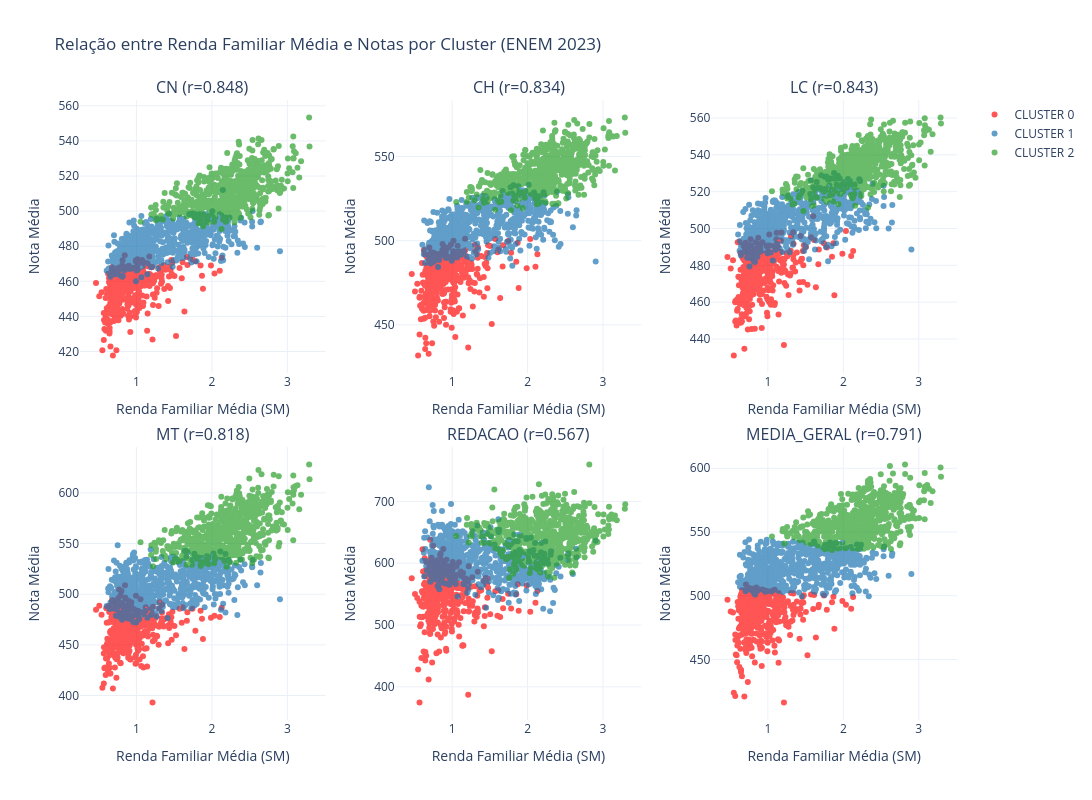

The code cell stored with this chart in its notebook:
### Code cell
renda_col = "RENDA_FAMILIAR_SM_MEDIA"

titulos = []
for c in colunas_notas:
    base = c.replace("NOTA_", "").replace("_MEDIA", "")
    d = df_municipio[[renda_col, c]].dropna()
    corr = d[renda_col].corr(d[c])
    titulos.append(f"{base} (r={corr:.3f})")

fig = make_subplots(
    rows=2,
    cols=3,
    subplot_titles=titulos,
    horizontal_spacing=0.08,
    vertical_spacing=0.12
)

for i, coluna in enumerate(colunas_notas):
    row = i // 3 + 1
    col = i % 3 + 1

    for cluster in sorted(df_municipio["CLUSTER"].unique()):
        dados = df_municipio[df_municipio["CLUSTER"] == cluster]
        dados_validos = dados[[renda_col, coluna, "MUNICIPIO", "UF", "QTD_PARTICIPANTES"]].dropna()

        fig.add_trace(
            go.Scatter(
                x=dados_validos[renda_col],
                y=dados_validos[coluna],
                mode="markers",
                marker=dict(size=6, color=cores_cluster.get(cluster)),
                opacity=0.7,
                name=f"CLUSTER {cluster}",
                showlegend=(i == 0),
                customdata=dados_validos[["MUNICIPIO", "UF", "QTD_PARTICIPANTES"]],
                hovertemplate=(
                    "Município: %{customdata[0]} (%{customdata[1]})<br>"
                    "Renda: %{x:.2f}<br>"
                    "Nota: %{y:.2f}<br>"
                    "Participantes: %{customdata[2]}<br>"
                    f"Cluster: {cluster}"
                    "<extra></extra>"
                )
            ),
            row=row,
            col=col
        )

    fig.update_xaxes(title_text="Renda Familiar Média (SM)", row=row, col=col)
    fig.update_yaxes(title_text="Nota Média", row=row, col=col)

fig.update_layout(
    title=f"Relação entre Renda Familiar Média e Notas por Cluster (ENEM {ano})",
    height=800,
    width=1200,
    template="plotly_white"
)

"""
caminho = OUTDIR_IMG / f"{ano}_RELACAO_ENTRE_RENDA_FAMILIAR_MEDIA_E_NOTAS_POR_CLUSTER.png"
fig.write_image(str(caminho), scale=2)
print(f"Imagem salva em: {caminho}")
"""
fig.show()

### Figure 1 — Plotly figure (JSON) as saved in the notebook; plotly's stock layout.template omitted (floating-point values rounded to 4 significant figures; data arrays with more than 128 entries replaced by an {"elided": "..."} marker saying what was removed)
{"data": [{"customdata": {"elided": "452x3 mixed values"}, "hovertemplate": "Município: %{customdata[0]} (%{customdata[1]})<br>Renda: %{x:.2f}<br>Nota: %{y:.2f}<br>Participantes: %{customdata[2]}<br>Cluster: 0<extra></extra>", "marker": {"color": "#ff0e0e", "size": 6}, "mode": "markers", "name": "CLUSTER 0", "opacity": 0.7, "showlegend": true, "type": "scatter", "x": {"elided": "452 float values"}, "xaxis": "x", "y": {"elided": "452 float values"}, "yaxis": "y"}, {"customdata": {"elided": "669x3 mixed values"}, "hovertemplate": "Município: %{customdata[0]} (%{customdata[1]})<br>Renda: %{x:.2f}<br>Nota: %{y:.2f}<br>Participantes: %{customdata[2]}<br>Cluster: 1<extra></extra>", "marker": {"color": "#1f77b4", "size": 6}, "mode": "markers", "name": "CLUSTER 1", "opacity": 0.7, "showlegend": true, "type": "scatter", "x": {"elided": "669 float values"}, "xaxis": "x", "y": {"elided": "669 float values"}, "yaxis": "y"}, {"customdata": {"elided": "594x3 mixed values"}, "hovertemplate": "Município: %{customdata[0]} (%{customdata[1]})<br>Renda: %{x:.2f}<br>Nota: %{y:.2f}<br>Participantes: %{customdata[2]}<br>Cluster: 2<extra></extra>", "marker": {"color": "#2ca02c", "size": 6}, "mode": "markers", "name": "CLUSTER 2", "opacity": 0.7, "showlegend": true, "type": "scatter", "x": {"elided": "594 float values"}, "xaxis": "x", "y": {"elided": "594 float values"}, "yaxis": "y"}, {"customdata": {"elided": "452x3 mixed values"}, "hovertemplate": "Município: %{customdata[0]} (%{customdata[1]})<br>Renda: %{x:.2f}<br>Nota: %{y:.2f}<br>Participantes: %{customdata[2]}<br>Cluster: 0<extra></extra>", "marker": {"color": "#ff0e0e", "size": 6}, "mode": "markers", "name": "CLUSTER 0", "opacity": 0.7, "showlegend": false, "type": "scatter", "x": {"elided": "452 float values"}, "xaxis": "x2", "y": {"elided": "452 float values"}, "yaxis": "y2"}, {"customdata": {"elided": "669x3 mixed values"}, "hovertemplate": "Município: %{customdata[0]} (%{customdata[1]})<br>Renda: %{x:.2f}<br>Nota: %{y:.2f}<br>Participantes: %{customdata[2]}<br>Cluster: 1<extra></extra>", "marker": {"color": "#1f77b4", "size": 6}, "mode": "markers", "name": "CLUSTER 1", "opacity": 0.7, "showlegend": false, "type": "scatter", "x": {"elided": "669 float values"}, "xaxis": "x2", "y": {"elided": "669 float values"}, "yaxis": "y2"}, {"customdata": {"elided": "594x3 mixed values"}, "hovertemplate": "Município: %{customdata[0]} (%{customdata[1]})<br>Renda: %{x:.2f}<br>Nota: %{y:.2f}<br>Participantes: %{customdata[2]}<br>Cluster: 2<extra></extra>", "marker": {"color": "#2ca02c", "size": 6}, "mode": "markers", "name": "CLUSTER 2", "opacity": 0.7, "showlegend": false, "type": "scatter", "x": {"elided": "594 float values"}, "xaxis": "x2", "y": {"elided": "594 float values"}, "yaxis": "y2"}, {"customdata": {"elided": "452x3 mixed values"}, "hovertemplate": "Município: %{customdata[0]} (%{customdata[1]})<br>Renda: %{x:.2f}<br>Nota: %{y:.2f}<br>Participantes: %{customdata[2]}<br>Cluster: 0<extra></extra>", "marker": {"color": "#ff0e0e", "size": 6}, "mode": "markers", "name": "CLUSTER 0", "opacity": 0.7, "showlegend": false, "type": "scatter", "x": {"elided": "452 float values"}, "xaxis": "x3", "y": {"elided": "452 float values"}, "yaxis": "y3"}, {"customdata": {"elided": "669x3 mixed values"}, "hovertemplate": "Município: %{customdata[0]} (%{customdata[1]})<br>Renda: %{x:.2f}<br>Nota: %{y:.2f}<br>Participantes: %{customdata[2]}<br>Cluster: 1<extra></extra>", "marker": {"color": "#1f77b4", "size": 6}, "mode": "markers", "name": "CLUSTER 1", "opacity": 0.7, "showlegend": false, "type": "scatter", "x": {"elided": "669 float values"}, "xaxis": "x3", "y": {"elided": "669 float values"}, "yaxis": "y3"}, {"customdata": {"elided": "594x3 mixed values"}, "hovertemplate": "Município: %{customdata[0]} (%{customdata[1]})<br>Renda: %{x:.2f}<br>Nota: %{y:.2f}<br>Participantes: %{customdata[2]}<br>Cluster: 2<extra></extra>", "marker": {"color": "#2ca02c", "size": 6}, "mode": "markers", "name": "CLUSTER 2", "opacity": 0.7, "showlegend": false, "type": "scatter", "x": {"elided": "594 float values"}, "xaxis": "x3", "y": {"elided": "594 float values"}, "yaxis": "y3"}, {"customdata": {"elided": "452x3 mixed values"}, "hovertemplate": "Município: %{customdata[0]} (%{customdata[1]})<br>Renda: %{x:.2f}<br>Nota: %{y:.2f}<br>Participantes: %{customdata[2]}<br>Cluster: 0<extra></extra>", "marker": {"color": "#ff0e0e", "size": 6}, "mode": "markers", "name": "CLUSTER 0", "opacity": 0.7, "showlegend": false, "type": "scatter", "x": {"elided": "452 float values"}, "xaxis": "x4", "y": {"elided": "452 float values"}, "yaxis": "y4"}, {"customdata": {"elided": "669x3 mixed values"}, "hovertemplate": "Município: %{customdata[0]} (%{customdata[1]})<br>Renda: %{x:.2f}<br>Nota: %{y:.2f}<br>Participantes: %{customdata[2]}<br>Cluster: 1<extra></extra>", "marker": {"color": "#1f77b4", "size": 6}, "mode": "markers", "name": "CLUSTER 1", "opacity": 0.7, "showlegend": false, "type": "scatter", "x": {"elided": "669 float values"}, "xaxis": "x4", "y": {"elided": "669 float values"}, "yaxis": "y4"}, {"customdata": {"elided": "594x3 mixed values"}, "hovertemplate": "Município: %{customdata[0]} (%{customdata[1]})<br>Renda: %{x:.2f}<br>Nota: %{y:.2f}<br>Participantes: %{customdata[2]}<br>Cluster: 2<extra></extra>", "marker": {"color": "#2ca02c", "size": 6}, "mode": "markers", "name": "CLUSTER 2", "opacity": 0.7, "showlegend": false, "type": "scatter", "x": {"elided": "594 float values"}, "xaxis": "x4", "y": {"elided": "594 float values"}, "yaxis": "y4"}, {"customdata": {"elided": "452x3 mixed values"}, "hovertemplate": "Município: %{customdata[0]} (%{customdata[1]})<br>Renda: %{x:.2f}<br>Nota: %{y:.2f}<br>Participantes: %{customdata[2]}<br>Cluster: 0<extra></extra>", "marker": {"color": "#ff0e0e", "size": 6}, "mode": "markers", "name": "CLUSTER 0", "opacity": 0.7, "showlegend": false, "type": "scatter", "x": {"elided": "452 float values"}, "xaxis": "x5", "y": {"elided": "452 float values"}, "yaxis": "y5"}, {"customdata": {"elided": "669x3 mixed values"}, "hovertemplate": "Município: %{customdata[0]} (%{customdata[1]})<br>Renda: %{x:.2f}<br>Nota: %{y:.2f}<br>Participantes: %{customdata[2]}<br>Cluster: 1<extra></extra>", "marker": {"color": "#1f77b4", "size": 6}, "mode": "markers", "name": "CLUSTER 1", "opacity": 0.7, "showlegend": false, "type": "scatter", "x": {"elided": "669 float values"}, "xaxis": "x5", "y": {"elided": "669 float values"}, "yaxis": "y5"}, {"customdata": {"elided": "594x3 mixed values"}, "hovertemplate": "Município: %{customdata[0]} (%{customdata[1]})<br>Renda: %{x:.2f}<br>Nota: %{y:.2f}<br>Participantes: %{customdata[2]}<br>Cluster: 2<extra></extra>", "marker": {"color": "#2ca02c", "size": 6}, "mode": "markers", "name": "CLUSTER 2", "opacity": 0.7, "showlegend": false, "type": "scatter", "x": {"elided": "594 float values"}, "xaxis": "x5", "y": {"elided": "594 float values"}, "yaxis": "y5"}, {"customdata": {"elided": "452x3 mixed values"}, "hovertemplate": "Município: %{customdata[0]} (%{customdata[1]})<br>Renda: %{x:.2f}<br>Nota: %{y:.2f}<br>Participantes: %{customdata[2]}<br>Cluster: 0<extra></extra>", "marker": {"color": "#ff0e0e", "size": 6}, "mode": "markers", "name": "CLUSTER 0", "opacity": 0.7, "showlegend": false, "type": "scatter", "x": {"elided": "452 float values"}, "xaxis": "x6", "y": {"elided": "452 float values"}, "yaxis": "y6"}, {"customdata": {"elided": "669x3 mixed values"}, "hovertemplate": "Município: %{customdata[0]} (%{customdata[1]})<br>Renda: %{x:.2f}<br>Nota: %{y:.2f}<br>Participantes: %{customdata[2]}<br>Cluster: 1<extra></extra>", "marker": {"color": "#1f77b4", "size": 6}, "mode": "markers", "name": "CLUSTER 1", "opacity": 0.7, "showlegend": false, "type": "scatter", "x": {"elided": "669 float values"}, "xaxis": "x6", "y": {"elided": "669 float values"}, "yaxis": "y6"}, {"customdata": {"elided": "594x3 mixed values"}, "hovertemplate": "Município: %{customdata[0]} (%{customdata[1]})<br>Renda: %{x:.2f}<br>Nota: %{y:.2f}<br>Participantes: %{customdata[2]}<br>Cluster: 2<extra></extra>", "marker": {"color": "#2ca02c", "size": 6}, "mode": "markers", "name": "CLUSTER 2", "opacity": 0.7, "showlegend": false, "type": "scatter", "x": {"elided": "594 float values"}, "xaxis": "x6", "y": {"elided": "594 float values"}, "yaxis": "y6"}], "layout": {"annotations": [{"font": {"size": 16}, "showarrow": false, "text": "CN (r=0.848)", "x": 0.14, "xanchor": "center", "xref": "paper", "y": 1, "yanchor": "bottom", "yref": "paper"}, {"font": {"size": 16}, "showarrow": false, "text": "CH (r=0.834)", "x": 0.5, "xanchor": "center", "xref": "paper", "y": 1, "yanchor": "bottom", "yref": "paper"}, {"font": {"size": 16}, "showarrow": false, "text": "LC (r=0.843)", "x": 0.86, "xanchor": "center", "xref": "paper", "y": 1, "yanchor": "bottom", "yref": "paper"}, {"font": {"size": 16}, "showarrow": false, "text": "MT (r=0.818)", "x": 0.14, "xanchor": "center", "xref": "paper", "y": 0.44, "yanchor": "bottom", "yref": "paper"}, {"font": {"size": 16}, "showarrow": false, "text": "REDACAO (r=0.567)", "x": 0.5, "xanchor": "center", "xref": "paper", "y": 0.44, "yanchor": "bottom", "yref": "paper"}, {"font": {"size": 16}, "showarrow": false, "text": "MEDIA_GERAL (r=0.791)", "x": 0.86, "xanchor": "center", "xref": "paper", "y": 0.44, "yanchor": "bottom", "yref": "paper"}], "height": 800, "title": {"text": "Relação entre Renda Familiar Média e Notas por Cluster (ENEM 2023)"}, "width": 1200, "xaxis": {"anchor": "y", "domain": [0, 0.28], "title": {"text": "Renda Familiar Média (SM)"}}, "xaxis2": {"anchor": "y2", "domain": [0.36, 0.64], "title": {"text": "Renda Familiar Média (SM)"}}, "xaxis3": {"anchor": "y3", "domain": [0.72, 1], "title": {"text": "Renda Familiar Média (SM)"}}, "xaxis4": {"anchor": "y4", "domain": [0, 0.28], "title": {"text": "Renda Familiar Média (SM)"}}, "xaxis5": {"anchor": "y5", "domain": [0.36, 0.64], "title": {"text": "Renda Familiar Média (SM)"}}, "xaxis6": {"anchor": "y6", "domain": [0.72, 1], "title": {"text": "Renda Familiar Média (SM)"}}, "yaxis": {"anchor": "x", "domain": [0.56, 1], "title": {"text": "Nota Média"}}, "yaxis2": {"anchor": "x2", "domain": [0.56, 1], "title": {"text": "Nota Média"}}, "yaxis3": {"anchor": "x3", "domain": [0.56, 1], "title": {"text": "Nota Média"}}, "yaxis4": {"anchor": "x4", "domain": [0, 0.44], "title": {"text": "Nota Média"}}, "yaxis5": {"anchor": "x5", "domain": [0, 0.44], "title": {"text": "Nota Média"}}, "yaxis6": {"anchor": "x6", "domain": [0, 0.44], "title": {"text": "Nota Média"}}}}
